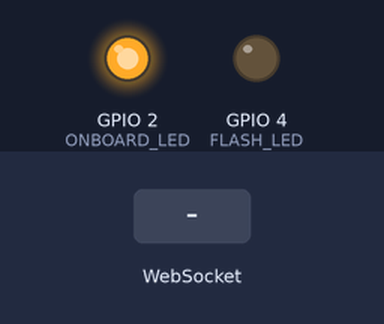
The sketch below on a simulated ESP32. Shown: output pins drawn as LEDs (lit = HIGH). The test bench sets the inputs (shaded band). WiFi joins after 1.5 s; servers stay silent unless stated; what the sketch prints to the serial monitor is not drawn.

Above: at 2.7 s.
2.8 s: WebSocket text "FLASH_ON" received
At 3.3 s:
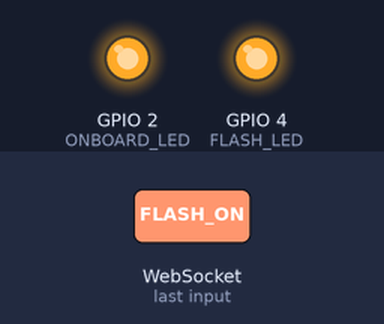
At 4.3 s:
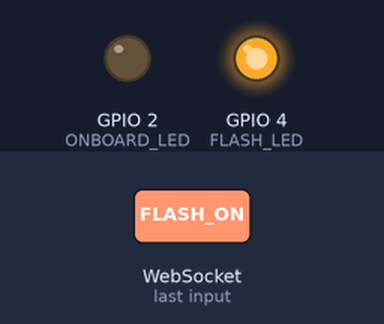
5.8 s: WebSocket text "FLASH_OFF" received
At 8.6 s:
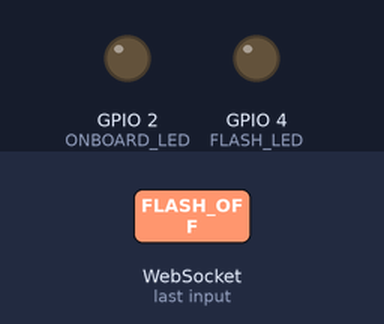
Timing chart, 0 to 13.0 s (numbered marks = the images above; inputs shaded):
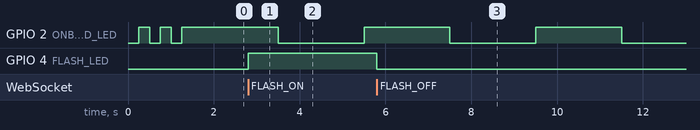

The sketch:

esp32-botathon.ino
```cpp
#include <WiFi.h>
#include "esp_timer.h"
#include "Arduino.h"
#include "soc/soc.h" // disable brownout problems
#include "soc/rtc_cntl_reg.h"  //  disable brownout problems
#include <WebSocketsClient.h>

WebSocketsClient webSocket;

//const char* ssid = "UNT";
const char* ssid = "2WIRE123";
const char* password = "QGKWMVVJ";

#define ONBOARD_LED 2
#define FLASH_LED 4

int TEAM_NO = 100;

TaskHandle_t Task1;
TaskHandle_t Task2;

void webSocketEvent(WStype_t type, uint8_t * payload, size_t len) {
  switch(type) {
    case WStype_DISCONNECTED:
      Serial.printf("WEBSOCKET_DISCONNECTED\n");
      break;
    case WStype_CONNECTED:
    {
      Serial.printf("WEBSOCKET_CONNECTED: %s\n", payload);

      String teamNumber = "TEAM_";

      // send message to server when Connected
      char s[8];
      sprintf(s, "ESP32_TEAM_%d", TEAM_NO);

      //const char * teamNumber = "TEAM_".concat(TEAM_NO);
      webSocket.sendTXT(s);

      break;
    }
    case WStype_TEXT:
    {
      //Serial.printf("WEBSOCKET_RECEIVED_S: %s\n", payload);
      String command = String((char *)payload);
      //Serial.print("COMMAND: ");
      //Serial.println(command);
      Serial.println(command);

      if (command == "FLASH_ON") {
        digitalWrite(FLASH_LED, HIGH);
      } else if (command == "FLASH_OFF") {
        digitalWrite(FLASH_LED, LOW);
      }

      // send message to server
      // webSocket.sendTXT("message here");
      break;
    }
    case WStype_BIN:
      //Serial.printf("WEBSOCKET_RECEIVED_B: %u\n", len);
      //hexdump(payload, length);

      // send data to server
      // webSocket.sendBIN(payload, length);
      break;
    case WStype_ERROR:
      Serial.printf("WEBSOCKET_ERROR\n");
      break;
    case WStype_FRAGMENT_TEXT_START:
      Serial.printf("WEBSOCKET_FRAGMENT_TEXT_START\n");
      break;
    case WStype_FRAGMENT_BIN_START:
      Serial.printf("WEBSOCKET_FRAGMENT_BIN_START\n");
      break;
    case WStype_FRAGMENT:
      Serial.printf("WEBSOCKET_FRAGMENT\n");
      break;
    case WStype_FRAGMENT_FIN:
      Serial.printf("WEBSOCKET_FRAGMENT_FIN\n");
      break;
  }
}

int total_time = 0;

void setup() {
  WRITE_PERI_REG(RTC_CNTL_BROWN_OUT_REG, 0); //disable brownout detector

  pinMode(ONBOARD_LED, OUTPUT);
  pinMode(FLASH_LED, OUTPUT);

  Serial.begin(115200);
  Serial.println("ESP32_INIT");
  Serial.setDebugOutput(false);

  if(!psramFound()){
    Serial.println("ERR_PSRAM_NOT_FOUND");
  }

  // Wi-Fi connection

  /*
  WiFi.disconnect(true);
  delay(10);
  WiFi.mode(WIFI_STA);
  esp_wifi_sta_wpa2_ent_set_identity((uint8_t *)EAP_IDENTITY, strlen(EAP_IDENTITY));
  esp_wifi_sta_wpa2_ent_set_username((uint8_t *)EAP_IDENTITY, strlen(EAP_IDENTITY));
  esp_wifi_sta_wpa2_ent_set_password((uint8_t *)EAP_PASSWORD, strlen(EAP_PASSWORD));
  esp_wpa2_config_t wifiConfig = WPA2_CONFIG_INIT_DEFAULT();
  esp_wifi_sta_wpa2_ent_enable(&wifiConfig);
  */

  WiFi.begin(ssid, password);

  while (WiFi.status() != WL_CONNECTED) {
    Serial.print(".");
    delay(250);
    digitalWrite(ONBOARD_LED, HIGH);
    delay(250);
    digitalWrite(ONBOARD_LED, LOW);
  }

  //Serial.printf("IP_%s\n", WiFi.localIP().toString());
  Serial.println(WiFi.localIP());

  webSocket.begin("untrobotics.com", 81, "/", "team");
  webSocket.onEvent(webSocketEvent);
  webSocket.setReconnectInterval(5000);

//  xTaskCreatePinnedToCore(
//                    camera,   /* Task function. */
//                    "CAM",       /* name of task. */
//                    10000,       /* Stack size of task */
//                    NULL,        /* parameter of the task */
//                    1,           /* priority of the task */
//                    &Task1,      /* Task handle to keep track of created task */
//                    0);          /* pin task to core 0 */

  xTaskCreatePinnedToCore(
                    control,   /* Task function. */
                    "CONTROL",   /* name of task. */
                    10000,       /* Stack size of task */
                    NULL,        /* parameter of the task */
                    1,           /* priority of the task */
                    &Task2,      /* Task handle to keep track of created task */
                    1);          /* pin task to core 1 */
}

//void camera(void * pvParameters) {
//  //Serial.print("Task1 running on core ");
//  //Serial.println(xPortGetCoreID());
//
//  while(1) {
//    //delay(1000);
//    total_time = millis();
//    capture();
//    total_time = millis() - total_time;
//
//    //Serial.print(F("Frame time (in miliseconds):"));
//    //Serial.println(total_time, DEC);
//  }
//}

void control(void * pvParameters) {
  //Serial.print("Task2 running on core ");
  //Serial.println(xPortGetCoreID());

  while (1) {
    digitalWrite(ONBOARD_LED, HIGH);
    if (WiFi.status() != WL_CONNECTED) {
      delay(100);
    } else {
      delay(2000);
    }
    digitalWrite(ONBOARD_LED, LOW);
    if (WiFi.status() != WL_CONNECTED) {
      delay(100);
    } else {
      delay(2000);
    }
  }
}

void loop() {
  // nowt
  webSocket.loop();
}
```

Measured:
- after the input at 2.8 s, GPIO 4 (FLASH_LED): LOW → HIGH at once
- after the input at 5.8 s, GPIO 4 (FLASH_LED): HIGH → LOW at once
